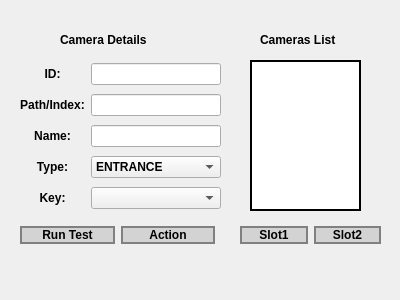
<?xml version="1.0" encoding="UTF-8"?>
<ui version="4.0">
 <class>CameraManagementWindow</class>
 <widget class="QWidget" name="CameraManagementWindow">
  <property name="geometry">
   <rect>
    <x>0</x>
    <y>0</y>
    <width>400</width>
    <height>300</height>
   </rect>
  </property>
  <property name="windowTitle">
   <string>Form</string>
  </property>
  <widget class="QListWidget" name="cameraWidgetList">
   <property name="geometry">
    <rect>
     <x>250</x>
     <y>60</y>
     <width>111</width>
     <height>151</height>
    </rect>
   </property>
   <property name="font">
    <font>
     <bold>true</bold>
    </font>
   </property>
   <property name="frameShape">
    <enum>QFrame::WinPanel</enum>
   </property>
   <property name="frameShadow">
    <enum>QFrame::Plain</enum>
   </property>
  </widget>
  <widget class="QLabel" name="cameraListLabel">
   <property name="geometry">
    <rect>
     <x>260</x>
     <y>30</y>
     <width>91</width>
     <height>20</height>
    </rect>
   </property>
   <property name="font">
    <font>
     <bold>true</bold>
    </font>
   </property>
   <property name="text">
    <string>Cameras List</string>
   </property>
  </widget>
  <widget class="QWidget" name="gridLayoutWidget">
   <property name="geometry">
    <rect>
     <x>20</x>
     <y>60</y>
     <width>201</width>
     <height>155</height>
    </rect>
   </property>
   <layout class="QGridLayout" name="gridLayout">
    <item row="2" column="1">
     <widget class="QLineEdit" name="cameraNameLineEdit"/>
    </item>
    <item row="2" column="0">
     <widget class="QLabel" name="cameraNameLabel">
      <property name="font">
       <font>
        <bold>true</bold>
       </font>
      </property>
      <property name="text">
       <string>Name:</string>
      </property>
      <property name="alignment">
       <set>Qt::AlignCenter</set>
      </property>
     </widget>
    </item>
    <item row="1" column="0">
     <widget class="QLabel" name="cameraLocationLabel">
      <property name="font">
       <font>
        <bold>true</bold>
       </font>
      </property>
      <property name="text">
       <string>Path/Index:</string>
      </property>
      <property name="alignment">
       <set>Qt::AlignCenter</set>
      </property>
     </widget>
    </item>
    <item row="3" column="1">
     <widget class="QComboBox" name="cameraTypeComboBox">
      <property name="font">
       <font>
        <bold>true</bold>
       </font>
      </property>
      <item>
       <property name="text">
        <string>ENTRANCE</string>
       </property>
      </item>
      <item>
       <property name="text">
        <string>EXIT</string>
       </property>
      </item>
      <item>
       <property name="text">
        <string>PARKING</string>
       </property>
      </item>
     </widget>
    </item>
    <item row="1" column="1">
     <widget class="QLineEdit" name="cameraLocationLineEdit"/>
    </item>
    <item row="0" column="0">
     <widget class="QLabel" name="cameraIDLabel">
      <property name="font">
       <font>
        <bold>true</bold>
       </font>
      </property>
      <property name="text">
       <string>ID:</string>
      </property>
      <property name="alignment">
       <set>Qt::AlignCenter</set>
      </property>
     </widget>
    </item>
    <item row="3" column="0">
     <widget class="QLabel" name="cameraTypeLabel">
      <property name="font">
       <font>
        <bold>true</bold>
       </font>
      </property>
      <property name="text">
       <string>Type:</string>
      </property>
      <property name="alignment">
       <set>Qt::AlignCenter</set>
      </property>
     </widget>
    </item>
    <item row="0" column="1">
     <widget class="QLineEdit" name="cameraIDLineEdit">
      <property name="readOnly">
       <bool>true</bool>
      </property>
     </widget>
    </item>
    <item row="4" column="0">
     <widget class="QLabel" name="cameraKeyLabel">
      <property name="font">
       <font>
        <bold>true</bold>
       </font>
      </property>
      <property name="text">
       <string>Key:</string>
      </property>
      <property name="alignment">
       <set>Qt::AlignCenter</set>
      </property>
     </widget>
    </item>
    <item row="4" column="1">
     <widget class="QComboBox" name="cameraKeyComboBox">
      <property name="font">
       <font>
        <bold>true</bold>
       </font>
      </property>
     </widget>
    </item>
   </layout>
  </widget>
  <widget class="QWidget" name="horizontalLayoutWidget">
   <property name="geometry">
    <rect>
     <x>20</x>
     <y>220</y>
     <width>195</width>
     <height>31</height>
    </rect>
   </property>
   <layout class="QHBoxLayout" name="horizontalLayout">
    <item>
     <widget class="QPushButton" name="runTestButton">
      <property name="font">
       <font>
        <bold>true</bold>
       </font>
      </property>
      <property name="styleSheet">
       <string notr="true">QPushButton {	border: 2px solid gray; border-radius: 10px; padding: 0 8px; background: lightgray;	} QPushButton:hover { color: white }</string>
      </property>
      <property name="text">
       <string>Run Test</string>
      </property>
     </widget>
    </item>
    <item>
     <widget class="QPushButton" name="actionButton">
      <property name="font">
       <font>
        <bold>true</bold>
       </font>
      </property>
      <property name="styleSheet">
       <string notr="true">QPushButton {	border: 2px solid gray; border-radius: 10px; padding: 0 8px; background: lightgray;	} QPushButton:hover { color: white }</string>
      </property>
      <property name="text">
       <string>Action</string>
      </property>
     </widget>
    </item>
   </layout>
  </widget>
  <widget class="QWidget" name="horizontalLayoutWidget_2">
   <property name="geometry">
    <rect>
     <x>240</x>
     <y>220</y>
     <width>141</width>
     <height>31</height>
    </rect>
   </property>
   <layout class="QHBoxLayout" name="horizontalLayout_2">
    <item>
     <widget class="QPushButton" name="slot1Button">
      <property name="font">
       <font>
        <bold>true</bold>
       </font>
      </property>
      <property name="styleSheet">
       <string notr="true">QPushButton {	border: 2px solid gray; border-radius: 10px; padding: 0 8px; background: lightgray;	} QPushButton:hover { color: white }</string>
      </property>
      <property name="text">
       <string>Slot1</string>
      </property>
     </widget>
    </item>
    <item>
     <widget class="QPushButton" name="slot2Button">
      <property name="font">
       <font>
        <bold>true</bold>
       </font>
      </property>
      <property name="styleSheet">
       <string notr="true">QPushButton {	border: 2px solid gray; border-radius: 10px; padding: 0 8px; background: lightgray;	} QPushButton:hover { color: white }</string>
      </property>
      <property name="text">
       <string>Slot2</string>
      </property>
     </widget>
    </item>
   </layout>
  </widget>
  <widget class="QLabel" name="cameraListLabel_2">
   <property name="geometry">
    <rect>
     <x>60</x>
     <y>30</y>
     <width>111</width>
     <height>20</height>
    </rect>
   </property>
   <property name="font">
    <font>
     <bold>true</bold>
    </font>
   </property>
   <property name="text">
    <string>Camera Details</string>
   </property>
  </widget>
 </widget>
 <resources/>
 <connections/>
</ui>
